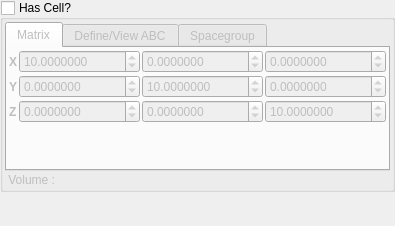
<ui version="4.0">
 <class>CellDefinitionWidget</class>
 <widget class="QDockWidget" name="CellDefinitionWidget">
  <property name="geometry">
   <rect>
    <x>0</x>
    <y>0</y>
    <width>270</width>
    <height>226</height>
   </rect>
  </property>
  <property name="minimumSize">
   <size>
    <width>270</width>
    <height>226</height>
   </size>
  </property>
  <property name="windowIcon">
   <iconset resource="icons.qrc">
    <normaloff>:/stackicons/icons/stack_celldefine.svg</normaloff>:/stackicons/icons/stack_celldefine.svg</iconset>
  </property>
  <property name="floating">
   <bool>true</bool>
  </property>
  <property name="allowedAreas">
   <set>Qt::LeftDockWidgetArea|Qt::RightDockWidgetArea</set>
  </property>
  <property name="windowTitle">
   <string>Cell Definition</string>
  </property>
  <widget class="QWidget" name="dockWidgetContents">
   <layout class="QVBoxLayout" name="verticalLayout_4">
    <property name="spacing">
     <number>0</number>
    </property>
    <property name="margin">
     <number>0</number>
    </property>
    <item>
     <widget class="QGroupBox" name="CellDefinitionGroup">
      <property name="title">
       <string>Has Cell?</string>
      </property>
      <property name="checkable">
       <bool>true</bool>
      </property>
      <property name="checked">
       <bool>false</bool>
      </property>
      <layout class="QHBoxLayout" name="horizontalLayout_2">
       <property name="spacing">
        <number>4</number>
       </property>
       <property name="margin">
        <number>2</number>
       </property>
       <item>
        <layout class="QVBoxLayout" name="verticalLayout_2">
         <property name="spacing">
          <number>2</number>
         </property>
         <item>
          <widget class="QTabWidget" name="CellTabs">
           <property name="sizePolicy">
            <sizepolicy hsizetype="Expanding" vsizetype="Minimum">
             <horstretch>0</horstretch>
             <verstretch>0</verstretch>
            </sizepolicy>
           </property>
           <property name="tabPosition">
            <enum>QTabWidget::North</enum>
           </property>
           <property name="currentIndex">
            <number>0</number>
           </property>
           <widget class="QWidget" name="CellMatrixTab">
            <attribute name="title">
             <string>Matrix</string>
            </attribute>
            <layout class="QVBoxLayout" name="verticalLayout_3">
             <property name="spacing">
              <number>4</number>
             </property>
             <property name="margin">
              <number>2</number>
             </property>
             <item>
              <layout class="QGridLayout" name="gridLayout">
               <property name="spacing">
                <number>2</number>
               </property>
               <item row="0" column="0">
                <widget class="QLabel" name="label">
                 <property name="sizePolicy">
                  <sizepolicy hsizetype="Minimum" vsizetype="Preferred">
                   <horstretch>0</horstretch>
                   <verstretch>0</verstretch>
                  </sizepolicy>
                 </property>
                 <property name="font">
                  <font>
                   <weight>75</weight>
                   <bold>true</bold>
                  </font>
                 </property>
                 <property name="text">
                  <string>X</string>
                 </property>
                </widget>
               </item>
               <item row="0" column="1">
                <widget class="QDoubleSpinBox" name="CellMatrixXXSpin">
                 <property name="sizePolicy">
                  <sizepolicy hsizetype="Expanding" vsizetype="Fixed">
                   <horstretch>0</horstretch>
                   <verstretch>0</verstretch>
                  </sizepolicy>
                 </property>
                 <property name="toolTip">
                  <string>X-component of the X-axis</string>
                 </property>
                 <property name="decimals">
                  <number>7</number>
                 </property>
                 <property name="minimum">
                  <double>-100000000.000000000000000</double>
                 </property>
                 <property name="maximum">
                  <double>10000000.000000000000000</double>
                 </property>
                 <property name="value">
                  <double>10.000000000000000</double>
                 </property>
                </widget>
               </item>
               <item row="0" column="2">
                <widget class="QDoubleSpinBox" name="CellMatrixXYSpin">
                 <property name="sizePolicy">
                  <sizepolicy hsizetype="Expanding" vsizetype="Fixed">
                   <horstretch>0</horstretch>
                   <verstretch>0</verstretch>
                  </sizepolicy>
                 </property>
                 <property name="toolTip">
                  <string>Y-component of the X-axis</string>
                 </property>
                 <property name="decimals">
                  <number>7</number>
                 </property>
                 <property name="minimum">
                  <double>-100000000.000000000000000</double>
                 </property>
                 <property name="maximum">
                  <double>10000000.000000000000000</double>
                 </property>
                </widget>
               </item>
               <item row="0" column="3">
                <widget class="QDoubleSpinBox" name="CellMatrixXZSpin">
                 <property name="sizePolicy">
                  <sizepolicy hsizetype="Expanding" vsizetype="Fixed">
                   <horstretch>0</horstretch>
                   <verstretch>0</verstretch>
                  </sizepolicy>
                 </property>
                 <property name="toolTip">
                  <string>Z-component of the X-axis</string>
                 </property>
                 <property name="decimals">
                  <number>7</number>
                 </property>
                 <property name="minimum">
                  <double>-100000000.000000000000000</double>
                 </property>
                 <property name="maximum">
                  <double>10000000.000000000000000</double>
                 </property>
                </widget>
               </item>
               <item row="1" column="0">
                <widget class="QLabel" name="label_2">
                 <property name="sizePolicy">
                  <sizepolicy hsizetype="Minimum" vsizetype="Preferred">
                   <horstretch>0</horstretch>
                   <verstretch>0</verstretch>
                  </sizepolicy>
                 </property>
                 <property name="font">
                  <font>
                   <weight>75</weight>
                   <bold>true</bold>
                  </font>
                 </property>
                 <property name="text">
                  <string>Y</string>
                 </property>
                </widget>
               </item>
               <item row="1" column="1">
                <widget class="QDoubleSpinBox" name="CellMatrixYXSpin">
                 <property name="sizePolicy">
                  <sizepolicy hsizetype="Expanding" vsizetype="Fixed">
                   <horstretch>0</horstretch>
                   <verstretch>0</verstretch>
                  </sizepolicy>
                 </property>
                 <property name="toolTip">
                  <string>X-component of the Y-axis</string>
                 </property>
                 <property name="decimals">
                  <number>7</number>
                 </property>
                 <property name="minimum">
                  <double>-100000000.000000000000000</double>
                 </property>
                 <property name="maximum">
                  <double>10000000.000000000000000</double>
                 </property>
                </widget>
               </item>
               <item row="1" column="2">
                <widget class="QDoubleSpinBox" name="CellMatrixYYSpin">
                 <property name="sizePolicy">
                  <sizepolicy hsizetype="Expanding" vsizetype="Fixed">
                   <horstretch>0</horstretch>
                   <verstretch>0</verstretch>
                  </sizepolicy>
                 </property>
                 <property name="toolTip">
                  <string>Y-component of the Y-axis</string>
                 </property>
                 <property name="decimals">
                  <number>7</number>
                 </property>
                 <property name="minimum">
                  <double>-100000000.000000000000000</double>
                 </property>
                 <property name="maximum">
                  <double>10000000.000000000000000</double>
                 </property>
                 <property name="value">
                  <double>10.000000000000000</double>
                 </property>
                </widget>
               </item>
               <item row="1" column="3">
                <widget class="QDoubleSpinBox" name="CellMatrixYZSpin">
                 <property name="sizePolicy">
                  <sizepolicy hsizetype="Expanding" vsizetype="Fixed">
                   <horstretch>0</horstretch>
                   <verstretch>0</verstretch>
                  </sizepolicy>
                 </property>
                 <property name="toolTip">
                  <string>Z-component of the Y-axis</string>
                 </property>
                 <property name="decimals">
                  <number>7</number>
                 </property>
                 <property name="minimum">
                  <double>-100000000.000000000000000</double>
                 </property>
                 <property name="maximum">
                  <double>10000000.000000000000000</double>
                 </property>
                </widget>
               </item>
               <item row="2" column="0">
                <widget class="QLabel" name="label_3">
                 <property name="sizePolicy">
                  <sizepolicy hsizetype="Minimum" vsizetype="Preferred">
                   <horstretch>0</horstretch>
                   <verstretch>0</verstretch>
                  </sizepolicy>
                 </property>
                 <property name="font">
                  <font>
                   <weight>75</weight>
                   <bold>true</bold>
                  </font>
                 </property>
                 <property name="text">
                  <string>Z</string>
                 </property>
                </widget>
               </item>
               <item row="2" column="1">
                <widget class="QDoubleSpinBox" name="CellMatrixZXSpin">
                 <property name="sizePolicy">
                  <sizepolicy hsizetype="Expanding" vsizetype="Fixed">
                   <horstretch>0</horstretch>
                   <verstretch>0</verstretch>
                  </sizepolicy>
                 </property>
                 <property name="toolTip">
                  <string>X-component of the Z-axis</string>
                 </property>
                 <property name="decimals">
                  <number>7</number>
                 </property>
                 <property name="minimum">
                  <double>-100000000.000000000000000</double>
                 </property>
                 <property name="maximum">
                  <double>10000000.000000000000000</double>
                 </property>
                </widget>
               </item>
               <item row="2" column="2">
                <widget class="QDoubleSpinBox" name="CellMatrixZYSpin">
                 <property name="sizePolicy">
                  <sizepolicy hsizetype="Expanding" vsizetype="Fixed">
                   <horstretch>0</horstretch>
                   <verstretch>0</verstretch>
                  </sizepolicy>
                 </property>
                 <property name="toolTip">
                  <string>Y-component of the Z-axis</string>
                 </property>
                 <property name="decimals">
                  <number>7</number>
                 </property>
                 <property name="minimum">
                  <double>-100000000.000000000000000</double>
                 </property>
                 <property name="maximum">
                  <double>10000000.000000000000000</double>
                 </property>
                </widget>
               </item>
               <item row="2" column="3">
                <widget class="QDoubleSpinBox" name="CellMatrixZZSpin">
                 <property name="sizePolicy">
                  <sizepolicy hsizetype="Expanding" vsizetype="Fixed">
                   <horstretch>0</horstretch>
                   <verstretch>0</verstretch>
                  </sizepolicy>
                 </property>
                 <property name="toolTip">
                  <string>Z-component of the Z-axis</string>
                 </property>
                 <property name="decimals">
                  <number>7</number>
                 </property>
                 <property name="minimum">
                  <double>-100000000.000000000000000</double>
                 </property>
                 <property name="maximum">
                  <double>10000000.000000000000000</double>
                 </property>
                 <property name="value">
                  <double>10.000000000000000</double>
                 </property>
                </widget>
               </item>
              </layout>
             </item>
             <item>
              <spacer name="verticalSpacer">
               <property name="orientation">
                <enum>Qt::Vertical</enum>
               </property>
               <property name="sizeHint" stdset="0">
                <size>
                 <width>20</width>
                 <height>40</height>
                </size>
               </property>
              </spacer>
             </item>
            </layout>
           </widget>
           <widget class="QWidget" name="tab_2">
            <attribute name="title">
             <string>Define/View ABC</string>
            </attribute>
            <layout class="QVBoxLayout" name="verticalLayout">
             <property name="spacing">
              <number>4</number>
             </property>
             <property name="margin">
              <number>2</number>
             </property>
             <item>
              <layout class="QGridLayout" name="gridLayout_2">
               <property name="spacing">
                <number>2</number>
               </property>
               <item row="1" column="0">
                <widget class="QLabel" name="label_17">
                 <property name="sizePolicy">
                  <sizepolicy hsizetype="Fixed" vsizetype="Fixed">
                   <horstretch>0</horstretch>
                   <verstretch>0</verstretch>
                  </sizepolicy>
                 </property>
                 <property name="text">
                  <string>a</string>
                 </property>
                </widget>
               </item>
               <item row="2" column="0">
                <widget class="QLabel" name="label_18">
                 <property name="sizePolicy">
                  <sizepolicy hsizetype="Fixed" vsizetype="Fixed">
                   <horstretch>0</horstretch>
                   <verstretch>0</verstretch>
                  </sizepolicy>
                 </property>
                 <property name="text">
                  <string>b</string>
                 </property>
                </widget>
               </item>
               <item row="3" column="0">
                <widget class="QLabel" name="label_19">
                 <property name="sizePolicy">
                  <sizepolicy hsizetype="Fixed" vsizetype="Fixed">
                   <horstretch>0</horstretch>
                   <verstretch>0</verstretch>
                  </sizepolicy>
                 </property>
                 <property name="text">
                  <string>c</string>
                 </property>
                </widget>
               </item>
               <item row="1" column="1">
                <widget class="QDoubleSpinBox" name="CellLengthASpin">
                 <property name="sizePolicy">
                  <sizepolicy hsizetype="Expanding" vsizetype="Fixed">
                   <horstretch>0</horstretch>
                   <verstretch>0</verstretch>
                  </sizepolicy>
                 </property>
                 <property name="suffix">
                  <string> Å</string>
                 </property>
                 <property name="decimals">
                  <number>8</number>
                 </property>
                 <property name="maximum">
                  <double>10000.000000000000000</double>
                 </property>
                 <property name="value">
                  <double>10.000000000000000</double>
                 </property>
                </widget>
               </item>
               <item row="2" column="1">
                <widget class="QDoubleSpinBox" name="CellLengthBSpin">
                 <property name="sizePolicy">
                  <sizepolicy hsizetype="Expanding" vsizetype="Fixed">
                   <horstretch>0</horstretch>
                   <verstretch>0</verstretch>
                  </sizepolicy>
                 </property>
                 <property name="suffix">
                  <string> Å</string>
                 </property>
                 <property name="decimals">
                  <number>8</number>
                 </property>
                 <property name="maximum">
                  <double>10000.000000000000000</double>
                 </property>
                 <property name="value">
                  <double>10.000000000000000</double>
                 </property>
                </widget>
               </item>
               <item row="3" column="1">
                <widget class="QDoubleSpinBox" name="CellLengthCSpin">
                 <property name="sizePolicy">
                  <sizepolicy hsizetype="Expanding" vsizetype="Fixed">
                   <horstretch>0</horstretch>
                   <verstretch>0</verstretch>
                  </sizepolicy>
                 </property>
                 <property name="suffix">
                  <string> Å</string>
                 </property>
                 <property name="decimals">
                  <number>8</number>
                 </property>
                 <property name="maximum">
                  <double>10000.000000000000000</double>
                 </property>
                 <property name="value">
                  <double>10.000000000000000</double>
                 </property>
                </widget>
               </item>
               <item row="1" column="2">
                <widget class="QLabel" name="label_12">
                 <property name="sizePolicy">
                  <sizepolicy hsizetype="Fixed" vsizetype="Fixed">
                   <horstretch>0</horstretch>
                   <verstretch>0</verstretch>
                  </sizepolicy>
                 </property>
                 <property name="text">
                  <string>&amp;#945;</string>
                 </property>
                 <property name="textFormat">
                  <enum>Qt::RichText</enum>
                 </property>
                </widget>
               </item>
               <item row="2" column="2">
                <widget class="QLabel" name="label_13">
                 <property name="sizePolicy">
                  <sizepolicy hsizetype="Fixed" vsizetype="Fixed">
                   <horstretch>0</horstretch>
                   <verstretch>0</verstretch>
                  </sizepolicy>
                 </property>
                 <property name="text">
                  <string>&amp;#946;</string>
                 </property>
                 <property name="textFormat">
                  <enum>Qt::RichText</enum>
                 </property>
                </widget>
               </item>
               <item row="3" column="2">
                <widget class="QLabel" name="label_14">
                 <property name="sizePolicy">
                  <sizepolicy hsizetype="Fixed" vsizetype="Fixed">
                   <horstretch>0</horstretch>
                   <verstretch>0</verstretch>
                  </sizepolicy>
                 </property>
                 <property name="text">
                  <string>&amp;#947;</string>
                 </property>
                 <property name="textFormat">
                  <enum>Qt::RichText</enum>
                 </property>
                </widget>
               </item>
               <item row="1" column="3">
                <widget class="QDoubleSpinBox" name="CellAngleASpin">
                 <property name="sizePolicy">
                  <sizepolicy hsizetype="Expanding" vsizetype="Fixed">
                   <horstretch>0</horstretch>
                   <verstretch>0</verstretch>
                  </sizepolicy>
                 </property>
                 <property name="suffix">
                  <string> °</string>
                 </property>
                 <property name="decimals">
                  <number>8</number>
                 </property>
                 <property name="maximum">
                  <double>180.000000000000000</double>
                 </property>
                 <property name="value">
                  <double>90.000000000000000</double>
                 </property>
                </widget>
               </item>
               <item row="2" column="3">
                <widget class="QDoubleSpinBox" name="CellAngleBSpin">
                 <property name="sizePolicy">
                  <sizepolicy hsizetype="Expanding" vsizetype="Fixed">
                   <horstretch>0</horstretch>
                   <verstretch>0</verstretch>
                  </sizepolicy>
                 </property>
                 <property name="suffix">
                  <string> °</string>
                 </property>
                 <property name="decimals">
                  <number>8</number>
                 </property>
                 <property name="maximum">
                  <double>180.000000000000000</double>
                 </property>
                 <property name="value">
                  <double>90.000000000000000</double>
                 </property>
                </widget>
               </item>
               <item row="3" column="3">
                <widget class="QDoubleSpinBox" name="CellAngleCSpin">
                 <property name="sizePolicy">
                  <sizepolicy hsizetype="Expanding" vsizetype="Fixed">
                   <horstretch>0</horstretch>
                   <verstretch>0</verstretch>
                  </sizepolicy>
                 </property>
                 <property name="suffix">
                  <string> °</string>
                 </property>
                 <property name="decimals">
                  <number>8</number>
                 </property>
                 <property name="maximum">
                  <double>180.000000000000000</double>
                 </property>
                 <property name="value">
                  <double>90.000000000000000</double>
                 </property>
                </widget>
               </item>
               <item row="0" column="0" colspan="2">
                <widget class="QLabel" name="label_16">
                 <property name="text">
                  <string>Lengths</string>
                 </property>
                 <property name="alignment">
                  <set>Qt::AlignCenter</set>
                 </property>
                </widget>
               </item>
               <item row="0" column="2" colspan="2">
                <widget class="QLabel" name="label_15">
                 <property name="text">
                  <string>Angles</string>
                 </property>
                 <property name="alignment">
                  <set>Qt::AlignCenter</set>
                 </property>
                </widget>
               </item>
              </layout>
             </item>
             <item>
              <layout class="QHBoxLayout" name="horizontalLayout">
               <property name="spacing">
                <number>4</number>
               </property>
               <item>
                <spacer name="horizontalSpacer">
                 <property name="orientation">
                  <enum>Qt::Horizontal</enum>
                 </property>
                 <property name="sizeHint" stdset="0">
                  <size>
                   <width>40</width>
                   <height>20</height>
                  </size>
                 </property>
                </spacer>
               </item>
               <item>
                <widget class="QPushButton" name="DefineFromABCButton">
                 <property name="font">
                  <font>
                   <weight>75</weight>
                   <bold>true</bold>
                  </font>
                 </property>
                 <property name="text">
                  <string>Define</string>
                 </property>
                </widget>
               </item>
               <item>
                <spacer name="horizontalSpacer_2">
                 <property name="orientation">
                  <enum>Qt::Horizontal</enum>
                 </property>
                 <property name="sizeHint" stdset="0">
                  <size>
                   <width>40</width>
                   <height>20</height>
                  </size>
                 </property>
                </spacer>
               </item>
              </layout>
             </item>
            </layout>
           </widget>
           <widget class="QWidget" name="tab">
            <attribute name="title">
             <string>Spacegroup</string>
            </attribute>
            <layout class="QVBoxLayout" name="verticalLayout_5">
             <property name="spacing">
              <number>4</number>
             </property>
             <property name="margin">
              <number>2</number>
             </property>
             <item>
              <widget class="QGroupBox" name="CellSpacegroupGroup">
               <property name="enabled">
                <bool>false</bool>
               </property>
               <property name="sizePolicy">
                <sizepolicy hsizetype="MinimumExpanding" vsizetype="Preferred">
                 <horstretch>0</horstretch>
                 <verstretch>0</verstretch>
                </sizepolicy>
               </property>
               <property name="title">
                <string>Spacegroup</string>
               </property>
               <layout class="QVBoxLayout" name="_14">
                <property name="spacing">
                 <number>2</number>
                </property>
                <property name="margin">
                 <number>0</number>
                </property>
                <item>
                 <layout class="QHBoxLayout" name="_15">
                  <property name="spacing">
                   <number>4</number>
                  </property>
                  <property name="margin">
                   <number>0</number>
                  </property>
                  <item>
                   <widget class="QLabel" name="SpacegroupLabel">
                    <property name="sizePolicy">
                     <sizepolicy hsizetype="Expanding" vsizetype="Fixed">
                      <horstretch>0</horstretch>
                      <verstretch>0</verstretch>
                     </sizepolicy>
                    </property>
                    <property name="text">
                     <string>None (0)</string>
                    </property>
                   </widget>
                  </item>
                  <item>
                   <widget class="QPushButton" name="CellSpacegroupRemoveButton">
                    <property name="minimumSize">
                     <size>
                      <width>0</width>
                      <height>0</height>
                     </size>
                    </property>
                    <property name="maximumSize">
                     <size>
                      <width>10000</width>
                      <height>10000</height>
                     </size>
                    </property>
                    <property name="text">
                     <string>Remove</string>
                    </property>
                    <property name="autoDefault">
                     <bool>false</bool>
                    </property>
                   </widget>
                  </item>
                 </layout>
                </item>
                <item>
                 <layout class="QHBoxLayout" name="_16">
                  <property name="spacing">
                   <number>4</number>
                  </property>
                  <property name="margin">
                   <number>0</number>
                  </property>
                  <item>
                   <widget class="QLineEdit" name="CellSpacegroupEdit">
                    <property name="toolTip">
                     <string>Name or ID of spacegroup to set</string>
                    </property>
                   </widget>
                  </item>
                  <item>
                   <widget class="QPushButton" name="CellSpacegroupSetButton">
                    <property name="text">
                     <string>Set</string>
                    </property>
                    <property name="autoDefault">
                     <bool>false</bool>
                    </property>
                   </widget>
                  </item>
                 </layout>
                </item>
                <item>
                 <layout class="QHBoxLayout" name="_17">
                  <property name="spacing">
                   <number>4</number>
                  </property>
                  <property name="margin">
                   <number>0</number>
                  </property>
                  <item>
                   <spacer>
                    <property name="orientation">
                     <enum>Qt::Horizontal</enum>
                    </property>
                    <property name="sizeHint" stdset="0">
                     <size>
                      <width>20</width>
                      <height>20</height>
                     </size>
                    </property>
                   </spacer>
                  </item>
                  <item>
                   <widget class="QPushButton" name="CellSpacegroupPackButton">
                    <property name="text">
                     <string>Pack</string>
                    </property>
                    <property name="autoDefault">
                     <bool>false</bool>
                    </property>
                   </widget>
                  </item>
                  <item>
                   <spacer>
                    <property name="orientation">
                     <enum>Qt::Horizontal</enum>
                    </property>
                    <property name="sizeHint" stdset="0">
                     <size>
                      <width>20</width>
                      <height>20</height>
                     </size>
                    </property>
                   </spacer>
                  </item>
                 </layout>
                </item>
               </layout>
              </widget>
             </item>
             <item>
              <spacer name="spacer">
               <property name="orientation">
                <enum>Qt::Vertical</enum>
               </property>
               <property name="sizeHint" stdset="0">
                <size>
                 <width>20</width>
                 <height>0</height>
                </size>
               </property>
              </spacer>
             </item>
            </layout>
           </widget>
          </widget>
         </item>
         <item>
          <widget class="QLabel" name="CellVolumeLabel">
           <property name="text">
            <string> Volume : </string>
           </property>
          </widget>
         </item>
        </layout>
       </item>
       <item>
        <layout class="QVBoxLayout" name="_13">
         <property name="spacing">
          <number>6</number>
         </property>
         <property name="margin">
          <number>0</number>
         </property>
        </layout>
       </item>
      </layout>
     </widget>
    </item>
    <item>
     <spacer name="verticalSpacer_2">
      <property name="orientation">
       <enum>Qt::Vertical</enum>
      </property>
      <property name="sizeHint" stdset="0">
       <size>
        <width>20</width>
        <height>0</height>
       </size>
      </property>
     </spacer>
    </item>
   </layout>
  </widget>
 </widget>
 <resources>
  <include location="icons.qrc"/>
 </resources>
 <connections/>
</ui>
